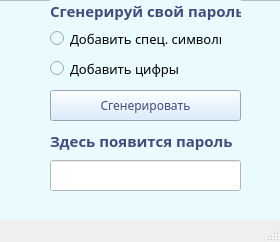
<?xml version="1.0" encoding="UTF-8"?>
<ui version="4.0">
 <class>MainWindow</class>
 <widget class="QMainWindow" name="MainWindow">
  <property name="geometry">
   <rect>
    <x>0</x>
    <y>0</y>
    <width>280</width>
    <height>242</height>
   </rect>
  </property>
  <property name="windowTitle">
   <string>MainWindow</string>
  </property>
  <widget class="QWidget" name="centralwidget">
   <widget class="QFrame" name="frame">
    <property name="geometry">
     <rect>
      <x>-20</x>
      <y>0</y>
      <width>571</width>
      <height>341</height>
     </rect>
    </property>
    <property name="styleSheet">
     <string notr="true">background-color: rgb(234, 251, 255);</string>
    </property>
    <property name="frameShape">
     <enum>QFrame::StyledPanel</enum>
    </property>
    <property name="frameShadow">
     <enum>QFrame::Raised</enum>
    </property>
    <widget class="QLabel" name="label">
     <property name="geometry">
      <rect>
       <x>70</x>
       <y>0</y>
       <width>191</width>
       <height>21</height>
      </rect>
     </property>
     <property name="font">
      <font>
       <family>NewsGoth BT</family>
       <pointsize>11</pointsize>
       <weight>75</weight>
       <bold>true</bold>
      </font>
     </property>
     <property name="styleSheet">
      <string notr="true">color: rgb(69, 75, 124);</string>
     </property>
     <property name="text">
      <string>Сгенерируй свой пароль</string>
     </property>
    </widget>
    <widget class="QPushButton" name="pushButton">
     <property name="geometry">
      <rect>
       <x>70</x>
       <y>90</y>
       <width>191</width>
       <height>31</height>
      </rect>
     </property>
     <property name="font">
      <font>
       <family>NewsGoth BT</family>
       <pointsize>9</pointsize>
      </font>
     </property>
     <property name="styleSheet">
      <string notr="true">color: rgb(69, 75, 124);
background-color: rgb(208, 233, 255);</string>
     </property>
     <property name="text">
      <string>Сгенерировать</string>
     </property>
    </widget>
    <widget class="QLineEdit" name="lineEdit">
     <property name="geometry">
      <rect>
       <x>70</x>
       <y>160</y>
       <width>191</width>
       <height>31</height>
      </rect>
     </property>
     <property name="styleSheet">
      <string notr="true">background-color: rgb(255, 255, 255);</string>
     </property>
    </widget>
    <widget class="QLabel" name="label_2">
     <property name="geometry">
      <rect>
       <x>70</x>
       <y>130</y>
       <width>191</width>
       <height>21</height>
      </rect>
     </property>
     <property name="font">
      <font>
       <family>NewsGoth BT</family>
       <pointsize>11</pointsize>
       <weight>75</weight>
       <bold>true</bold>
      </font>
     </property>
     <property name="styleSheet">
      <string notr="true">color: rgb(69, 75, 124);</string>
     </property>
     <property name="text">
      <string>Здесь появится пароль</string>
     </property>
    </widget>
    <widget class="QRadioButton" name="radioButton">
     <property name="geometry">
      <rect>
       <x>70</x>
       <y>30</y>
       <width>171</width>
       <height>17</height>
      </rect>
     </property>
     <property name="font">
      <font>
       <family>NewsGoth BT</family>
       <pointsize>10</pointsize>
      </font>
     </property>
     <property name="text">
      <string>Добавить спец. символы</string>
     </property>
    </widget>
    <widget class="QRadioButton" name="radioButton_2">
     <property name="geometry">
      <rect>
       <x>70</x>
       <y>60</y>
       <width>131</width>
       <height>17</height>
      </rect>
     </property>
     <property name="font">
      <font>
       <family>NewsGoth BT</family>
       <pointsize>10</pointsize>
      </font>
     </property>
     <property name="text">
      <string>Добавить цифры</string>
     </property>
    </widget>
   </widget>
  </widget>
  <widget class="QMenuBar" name="menubar">
   <property name="geometry">
    <rect>
     <x>0</x>
     <y>0</y>
     <width>280</width>
     <height>21</height>
    </rect>
   </property>
  </widget>
  <widget class="QStatusBar" name="statusbar"/>
 </widget>
 <resources/>
 <connections/>
</ui>
